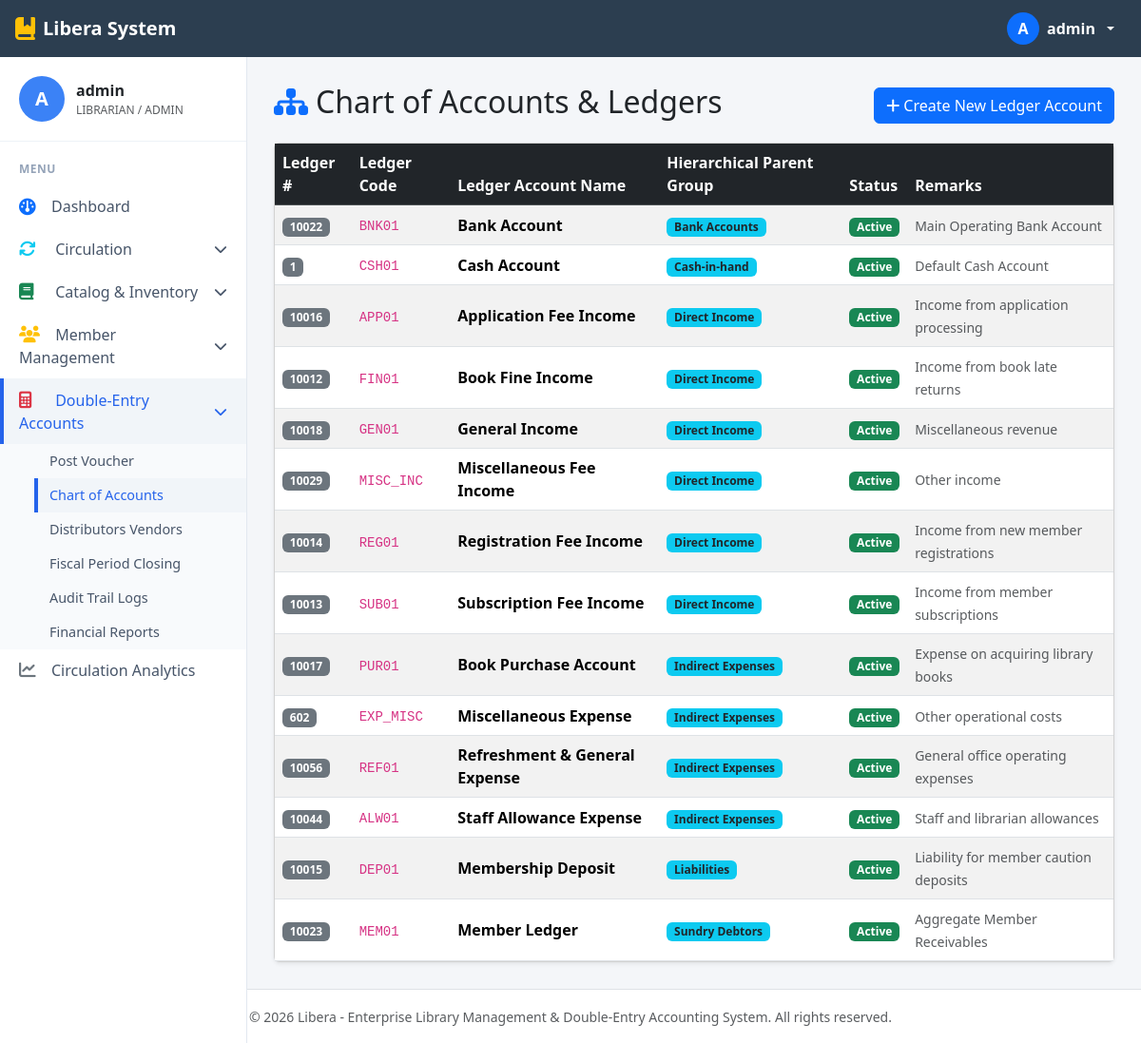
Page /modules/accounts/ledgers.php (signed in) on the earlier database version.
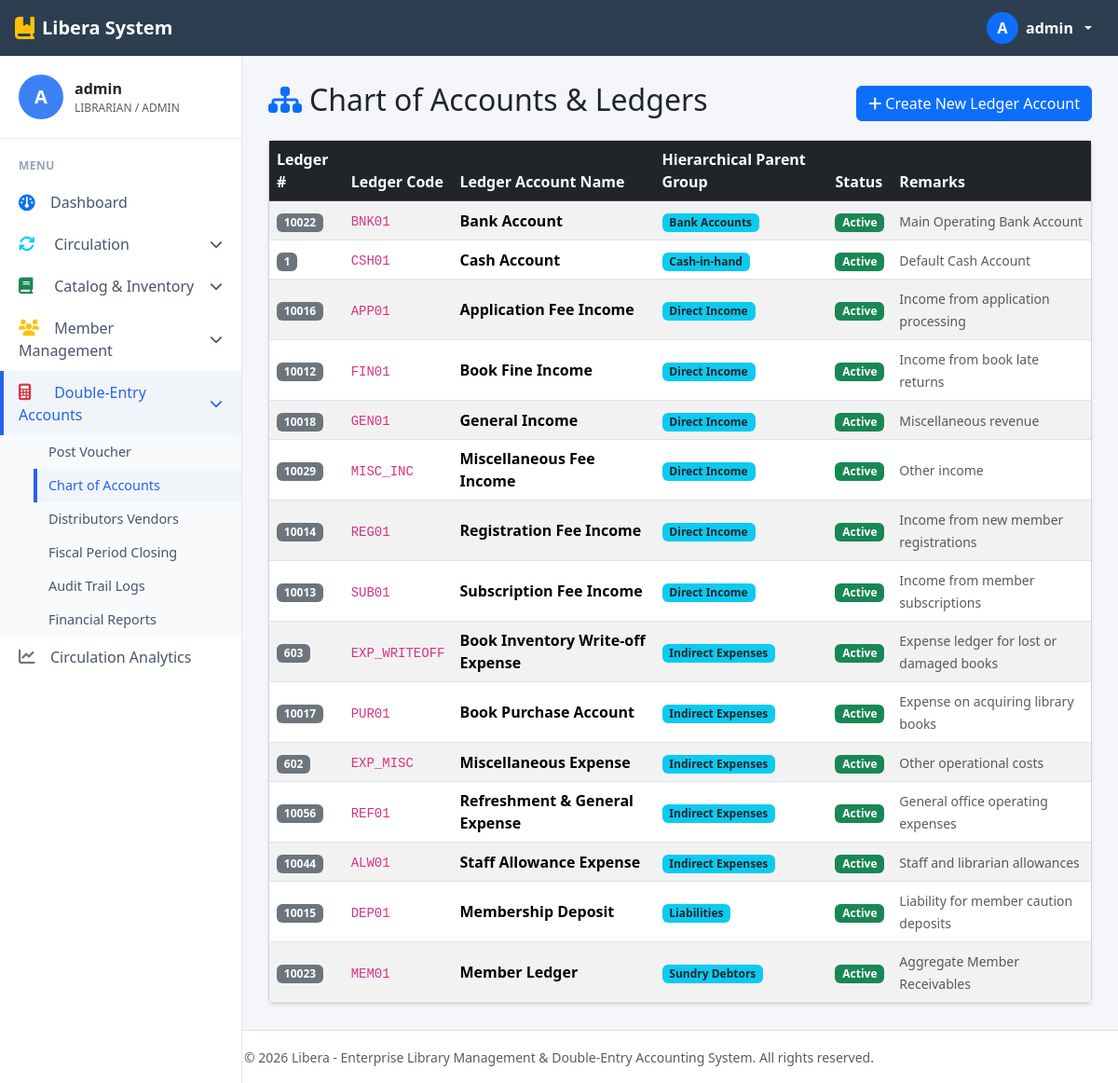
Same page on the later database version.
### tables this page shows
CREATE TABLE IF NOT EXISTS `MstrLedger` (
	`LedgerNumber` int NOT NULL PRIMARY KEY,
	`LedgerCode` varchar(50) NULL,
	`LedgerName` varchar(100) NULL,
	`LedgerStatus` tinyint NULL DEFAULT 1,
	`LedgerGroupNumber` smallint NULL,
	`LedgerRemarks` varchar(150) NULL,
	`LedgerSortOrder` int NULL
);

CREATE TABLE IF NOT EXISTS `MstrLedgerGroup` (
	`LedgerGroupNumber` smallint NOT NULL PRIMARY KEY,
	`LedgerGroupCode` varchar(25) NULL,
	`LedgerGroupName` varchar(100) NOT NULL,
	`LedgerGroupStatus` tinyint NULL DEFAULT 1,
	`LedgerGroupRemarks` varchar(150) NULL,
	`LedgerGroupNumberParent` smallint NULL,
	`CreatedDate` datetime NULL,
	`UserNumberCreated` smallint NULL,
	`LedgerSortOrder` smallint NULL,
	`LedgerNameDuplication` tinyint NULL,
	`LedgerNumberJournal` int NULL
);

### includes/auth.php (called while the page is built, shortened)
<?php
function is_logged_in() {
    return isset($_SESSION['user_id']) && !empty($_SESSION['user_id']);
}

### config/db.php (called while the page is built, shortened)
<?php
$db_driver = 'mysqli';
$mysqli_conn = @mysqli_connect(DB_HOST, DB_USER, DB_PASS, DB_NAME, DB_PORT);
if ($mysqli_conn) {
    $db_driver = 'mysqli';
}
function db_query($conn, $sql, $types = "", $params = []) {
    global $db_driver;
    if ($db_driver === 'mysqli') {
        if (empty($params)) {
            return mysqli_query($conn, $sql);
        }
        $stmt = mysqli_prepare($conn, $sql);
        mysqli_stmt_bind_param($stmt, $types, ...$params);
        mysqli_stmt_execute($stmt);
        $result = mysqli_stmt_get_result($stmt);
        return $result;
    }
}
if ($db_driver === 'sqlite') {
    function db_num_rows($res) {
        if (is_object($res) && isset($res->num_rows)) return $res->num_rows;
        if (is_object($res) && method_exists($res, 'num_rows')) return $res->num_rows();
        if ($res instanceof mysqli_result) return mysqli_num_rows($res);
        return 0;
    }
    function db_fetch_assoc($res) {
        if (is_object($res) && method_exists($res, 'fetch_assoc')) return $res->fetch_assoc();
        if ($res instanceof mysqli_result) return mysqli_fetch_assoc($res);
        return false;
    }
    function db_data_seek($res, $offset) {
        if (is_object($res) && method_exists($res, 'data_seek')) return $res->data_seek($offset);
        if ($res instanceof mysqli_result) return mysqli_data_seek($res, $offset);
        return false;
    }
} else {
    function db_num_rows($res) {
        return ($res instanceof mysqli_result) ? mysqli_num_rows($res) : 0;
    }
    function db_fetch_assoc($res) {
        return ($res instanceof mysqli_result) ? mysqli_fetch_assoc($res) : false;
    }
}

### modules/accounts/ledgers.php (the view, shortened to what this page needs)
<?php
require_once __DIR__ . '/../../config/db.php';
require_once __DIR__ . '/../../includes/auth.php';
$ledgers = db_query($conn, "SELECT l.*, lg.LedgerGroupName
                           FROM MstrLedger l
                           LEFT JOIN MstrLedgerGroup lg ON l.LedgerGroupNumber = lg.LedgerGroupNumber
                           ORDER BY lg.LedgerGroupName ASC, l.LedgerName ASC");
require_once __DIR__ . '/../../includes/header.php';
?>
<div class="d-flex justify-content-between align-items-center mb-3">
    <h2><i class="fa-solid fa-sitemap text-primary me-2"></i>Chart of Accounts & Ledgers</h2>
    <button class="btn btn-primary" data-bs-toggle="modal" data-bs-target="#addLedgerModal">
        <i class="fa-solid fa-plus me-1"></i>Create New Ledger Account
    </button>
</div>
<div class="card shadow-sm">
    <div class="card-body p-0">
        <div class="table-responsive">
            <table class="table table-hover table-striped align-middle mb-0">
                <thead class="table-dark">
                    <tr>
                        <th>Ledger #</th>
                        <th>Ledger Code</th>
                        <th>Ledger Account Name</th>
                        <th>Hierarchical Parent Group</th>
                        <th>Status</th>
                        <th>Remarks</th>
                    </tr>
                </thead>
                <tbody>
                    <?php if ($ledgers && db_num_rows($ledgers) > 0): ?>
                        <?php while ($l = db_fetch_assoc($ledgers)): ?>
                            <tr>
                                <td><span class="badge bg-secondary"><?php echo $l['LedgerNumber']; ?></span></td>
                                <td><code><?php echo htmlspecialchars($l['LedgerCode'] ?? 'N/A'); ?></code></td>
                                <td><strong><?php echo htmlspecialchars($l['LedgerName']); ?></strong></td>
                                <td><span class="badge bg-info text-dark"><?php echo htmlspecialchars($l['LedgerGroupName'] ?? 'General'); ?></span></td>
                                <td><span class="badge bg-success">Active</span></td>
                                <td><small class="text-muted"><?php echo htmlspecialchars($l['LedgerRemarks'] ?? 'N/A'); ?></small></td>
                            </tr>
                        <?php endwhile; ?>
                    <?php else: ?>
                        <tr><td colspan="6" class="text-center text-muted py-4">No accounts found in Chart of Accounts.</td></tr>
                    <?php endif; ?>
                </tbody>
            </table>
        </div>
    </div>
</div>
<?php require_once __DIR__ . '/../../includes/footer.php'; ?>

### includes/header.php (shortened to what this page needs)
<?php
require_once __DIR__ . '/../config/db.php';
require_once __DIR__ . '/auth.php';
$current_page = $_SERVER['PHP_SELF'];
?>
<!DOCTYPE html>
<html lang="en">
<head>
    <link href="https://cdn.jsdelivr.net/npm/bootstrap@5.3.2/dist/css/bootstrap.min.css" rel="stylesheet">
    <link href="https://cdnjs.cloudflare.com/ajax/libs/font-awesome/6.4.2/css/all.min.css" rel="stylesheet">
</head>
<body>
<?php if (is_logged_in()): ?>
<header class="top-navbar d-flex align-items-center justify-content-between px-3 no-print">
    <div class="d-flex align-items-center">
        <a class="navbar-brand text-decoration-none d-flex align-items-center" href="/dashboard.php">
            <i class="fa-solid fa-book-bookmark text-warning me-2 fs-4"></i>Libera System
        </a>
    </div>
    <div class="dropdown">
        <button class="btn text-white dropdown-toggle d-flex align-items-center gap-2 border-0" type="button" data-bs-toggle="dropdown">
            <div class="rounded-circle bg-primary text-white d-flex align-items-center justify-content-center" style="width: 34px; height: 34px; font-weight: 600;">
                <?php echo strtoupper(substr($_SESSION['username'] ?? 'A', 0, 1)); ?>
            </div>
            <span class="fw-semibold"><?php echo htmlspecialchars($_SESSION['username'] ?? 'Admin User'); ?></span>
        </button>
    </div>
</header>
<div class="app-wrapper">
    <aside class="sidebar-aside no-print">
        <div class="sidebar-user-card">
            <div class="user-avatar-circle">
                <?php echo strtoupper(substr($_SESSION['username'] ?? 'A', 0, 1)); ?>
            </div>
            <div>
                <div class="fw-bold text-dark"><?php echo htmlspecialchars($_SESSION['username'] ?? 'Admin User'); ?></div>
                <div class="text-muted small" style="font-size: 0.75rem;">LIBRARIAN / ADMIN</div>
            </div>
        </div>
        <div class="sidebar-menu-label">MENU</div>
        <nav class="nav flex-column">
            <a href="/dashboard.php" class="sidebar-nav-link <?php echo ($current_page == '/dashboard.php') ? 'active' : ''; ?>">
                <i class="fa-solid fa-gauge menu-icon text-primary"></i> Dashboard
            </a>
            <a class="sidebar-nav-link d-flex justify-content-between align-items-center <?php echo (strpos($current_page, '/circulation/') !== false) ? 'active' : ''; ?>" data-bs-toggle="collapse" href="#menuCirculation">
                <span><i class="fa-solid fa-arrows-rotate menu-icon text-info"></i> Circulation</span>
                <i class="fa-solid fa-chevron-down small"></i>
            </a>
            <a class="sidebar-nav-link d-flex justify-content-between align-items-center <?php echo (strpos($current_page, '/inventory/') !== false) ? 'active' : ''; ?>" data-bs-toggle="collapse" href="#menuInventory">
                <span><i class="fa-solid fa-book menu-icon text-success"></i> Catalog & Inventory</span>
                <i class="fa-solid fa-chevron-down small"></i>
            </a>
            <a class="sidebar-nav-link d-flex justify-content-between align-items-center <?php echo (strpos($current_page, '/members/') !== false) ? 'active' : ''; ?>" data-bs-toggle="collapse" href="#menuMembers">
                <span><i class="fa-solid fa-users menu-icon text-warning"></i> Member Management</span>
                <i class="fa-solid fa-chevron-down small"></i>
            </a>
            <a class="sidebar-nav-link d-flex justify-content-between align-items-center <?php echo (strpos($current_page, '/accounts/') !== false) ? 'active' : ''; ?>" data-bs-toggle="collapse" href="#menuAccounts">
                <span><i class="fa-solid fa-calculator menu-icon text-danger"></i> Double-Entry Accounts</span>
                <i class="fa-solid fa-chevron-down small"></i>
            </a>
            <div class="collapse <?php echo (strpos($current_page, '/accounts/') !== false) ? 'show' : ''; ?> sidebar-submenu" id="menuAccounts">
                <a href="/modules/accounts/vouchers.php" class="sidebar-nav-link <?php echo ($current_page == '/modules/accounts/vouchers.php') ? 'active' : ''; ?>">Post Voucher</a>
                <a href="/modules/accounts/ledgers.php" class="sidebar-nav-link <?php echo ($current_page == '/modules/accounts/ledgers.php') ? 'active' : ''; ?>">Chart of Accounts</a>
                <a href="/modules/accounts/distributors.php" class="sidebar-nav-link <?php echo ($current_page == '/modules/accounts/distributors.php') ? 'active' : ''; ?>">Distributors Vendors</a>
                <a href="/modules/accounts/fiscal_closing.php" class="sidebar-nav-link <?php echo ($current_page == '/modules/accounts/fiscal_closing.php') ? 'active' : ''; ?>">Fiscal Period Closing</a>
                <a href="/modules/accounts/audit_log.php" class="sidebar-nav-link <?php echo ($current_page == '/modules/accounts/audit_log.php') ? 'active' : ''; ?>">Audit Trail Logs</a>
                <a href="/modules/accounts/reports.php" class="sidebar-nav-link <?php echo ($current_page == '/modules/accounts/reports.php') ? 'active' : ''; ?>">Financial Reports</a>
            </div>
            <a href="/modules/reports/analytics.php" class="sidebar-nav-link <?php echo ($current_page == '/modules/reports/analytics.php') ? 'active' : ''; ?>">
                <i class="fa-solid fa-chart-line menu-icon text-secondary"></i> Circulation Analytics
            </a>
        </nav>
    </aside>
    <main class="main-content">
<?php else: ?>
    <div class="container my-5">
<?php endif; ?>

### includes/footer.php (shortened to what this page needs)
<?php if (is_logged_in()): ?>
    </main>
</div>
<?php else: ?>
    </div>
<?php endif; ?>
<footer class="footer mt-auto py-3 bg-white border-top no-print">
    <div class="container-fluid text-center">
        <span class="text-muted small">&copy; <?php echo date('Y'); ?> Libera - Enterprise Library Management & Double-Entry Accounting System. All rights reserved.</span>
    </div>
</footer>
</body>
</html>

### includes/header.php (style rules this page uses)
:root { --sidebar-width: 260px; --topbar-height: 60px; --brand-color: #34495e; --primary-blue: #2c3e50; --bg-light: #f4f6f9; }
body { background-color: var(--bg-light); font-family: 'Segoe UI', system-ui, -apple-system, sans-serif; min-height: 100vh; }
.top-navbar { height: var(--topbar-height); background-color: var(--primary-blue); color: #fff; position: fixed; top: 0; left: 0; right: 0; z-index: 1030; }
.top-navbar .navbar-brand { font-weight: 700; font-size: 1.25rem; color: #fff; }
.app-wrapper { display: flex; margin-top: var(--topbar-height); min-height: calc(100vh - var(--topbar-height)); }
.sidebar-aside { width: var(--sidebar-width); background-color: #ffffff; border-right: 1px solid #e2e8f0; flex-shrink: 0; position: fixed; top: var(--topbar-height); bottom: 0; left: 0; overflow-y: auto; z-index: 1020; padding: 1.25rem 0; }
.sidebar-user-card { padding: 0 1.25rem 1.25rem 1.25rem; border-bottom: 1px solid #edf2f7; margin-bottom: 1.25rem; display: flex; align-items: center; gap: 12px; }
.user-avatar-circle { width: 48px; height: 48px; border-radius: 50%; background-color: #3b82f6; color: white; display: flex; align-items: center; justify-content: center; font-size: 1.25rem; font-weight: bold; }
.sidebar-menu-label { font-size: 0.75rem; font-weight: 700; color: #94a3b8; text-transform: uppercase; letter-spacing: 0.5px; padding: 0 1.25rem 0.5rem 1.25rem; }
.sidebar-nav-link { display: flex; align-items: center; padding: 0.65rem 1.25rem; color: #475569; font-weight: 500; text-decoration: none; transition: all 0.15s ease; position: relative; }
.sidebar-nav-link:hover, .sidebar-nav-link.active { color: #2563eb; background-color: #f1f5f9; }
.sidebar-nav-link.active::before { content: ''; position: absolute; left: 0; top: 0; bottom: 0; width: 4px; background-color: #2563eb; }
.sidebar-nav-link i.menu-icon { width: 24px; font-size: 1.1rem; margin-right: 10px; }
.sidebar-submenu { padding-left: 2.25rem; background-color: #f8fafc; }
.sidebar-submenu .sidebar-nav-link { font-size: 0.9rem; padding: 0.45rem 1rem; }
.main-content { flex-grow: 1; margin-left: var(--sidebar-width); padding: 1.75rem; }

Differences in the rows shown:
added mstrledger: LedgerNumber "603", LedgerCode "EXP_WRITEOFF", LedgerName "Book Inventory Write-off Expense", mstrledgergroup.LedgerGroupName "Indirect Expenses", LedgerRemarks "Expense ledger for lost or damaged books"
